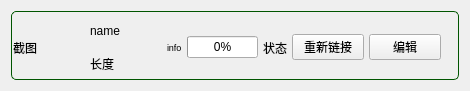
<?xml version="1.0" encoding="UTF-8"?>
<ui version="4.0">
 <class>TaskCustomItem</class>
 <widget class="QWidget" name="TaskCustomItem">
  <property name="geometry">
   <rect>
    <x>0</x>
    <y>0</y>
    <width>470</width>
    <height>91</height>
   </rect>
  </property>
  <property name="windowTitle">
   <string>Form</string>
  </property>
  <layout class="QVBoxLayout" name="verticalLayout_2">
   <item>
    <widget class="QFrame" name="frame">
     <property name="minimumSize">
      <size>
       <width>60</width>
       <height>0</height>
      </size>
     </property>
     <property name="styleSheet">
      <string notr="true">#frame{
border: 1px solid rgb(0, 85, 0);
border-radius:5px;

}</string>
     </property>
     <property name="frameShape">
      <enum>QFrame::Panel</enum>
     </property>
     <property name="frameShadow">
      <enum>QFrame::Plain</enum>
     </property>
     <property name="midLineWidth">
      <number>0</number>
     </property>
     <layout class="QHBoxLayout" name="horizontalLayout">
      <property name="spacing">
       <number>5</number>
      </property>
      <property name="leftMargin">
       <number>1</number>
      </property>
      <property name="topMargin">
       <number>5</number>
      </property>
      <property name="rightMargin">
       <number>5</number>
      </property>
      <property name="bottomMargin">
       <number>1</number>
      </property>
      <item>
       <widget class="QLabel" name="thumbnaillabel">
        <property name="minimumSize">
         <size>
          <width>112</width>
          <height>0</height>
         </size>
        </property>
        <property name="maximumSize">
         <size>
          <width>112</width>
          <height>63</height>
         </size>
        </property>
        <property name="text">
         <string>截图</string>
        </property>
       </widget>
      </item>
      <item>
       <layout class="QVBoxLayout" name="verticalLayout">
        <item>
         <widget class="QLabel" name="name_label">
          <property name="minimumSize">
           <size>
            <width>100</width>
            <height>0</height>
           </size>
          </property>
          <property name="maximumSize">
           <size>
            <width>100</width>
            <height>16777215</height>
           </size>
          </property>
          <property name="text">
           <string>name</string>
          </property>
         </widget>
        </item>
        <item>
         <widget class="QLabel" name="durationlabel">
          <property name="text">
           <string>长度</string>
          </property>
         </widget>
        </item>
       </layout>
      </item>
      <item>
       <widget class="QLabel" name="info_label">
        <property name="font">
         <font>
          <pointsize>7</pointsize>
         </font>
        </property>
        <property name="text">
         <string>info</string>
        </property>
       </widget>
      </item>
      <item>
       <spacer name="horizontalSpacer">
        <property name="orientation">
         <enum>Qt::Horizontal</enum>
        </property>
        <property name="sizeHint" stdset="0">
         <size>
          <width>37</width>
          <height>20</height>
         </size>
        </property>
       </spacer>
      </item>
      <item>
       <widget class="QProgressBar" name="progressBar">
        <property name="value">
         <number>0</number>
        </property>
        <property name="textVisible">
         <bool>true</bool>
        </property>
        <property name="orientation">
         <enum>Qt::Horizontal</enum>
        </property>
        <property name="invertedAppearance">
         <bool>false</bool>
        </property>
       </widget>
      </item>
      <item>
       <widget class="QLabel" name="state_label">
        <property name="text">
         <string>状态</string>
        </property>
       </widget>
      </item>
      <item>
       <widget class="QPushButton" name="Relink_pushButton">
        <property name="enabled">
         <bool>true</bool>
        </property>
        <property name="text">
         <string>重新链接</string>
        </property>
       </widget>
      </item>
      <item>
       <widget class="QPushButton" name="editpushButt">
        <property name="text">
         <string>编辑</string>
        </property>
        <property name="icon">
         <iconset resource="../Resource.qrc">
          <normaloff>:/new/prefix1/Resource/image/winOCRUI/slider.vertical.3.svg</normaloff>:/new/prefix1/Resource/image/winOCRUI/slider.vertical.3.svg</iconset>
        </property>
       </widget>
      </item>
      <item>
       <widget class="QLabel" name="state_image_label">
        <property name="text">
         <string/>
        </property>
       </widget>
      </item>
     </layout>
    </widget>
   </item>
  </layout>
 </widget>
 <resources>
  <include location="../Resource.qrc"/>
 </resources>
 <connections/>
</ui>
